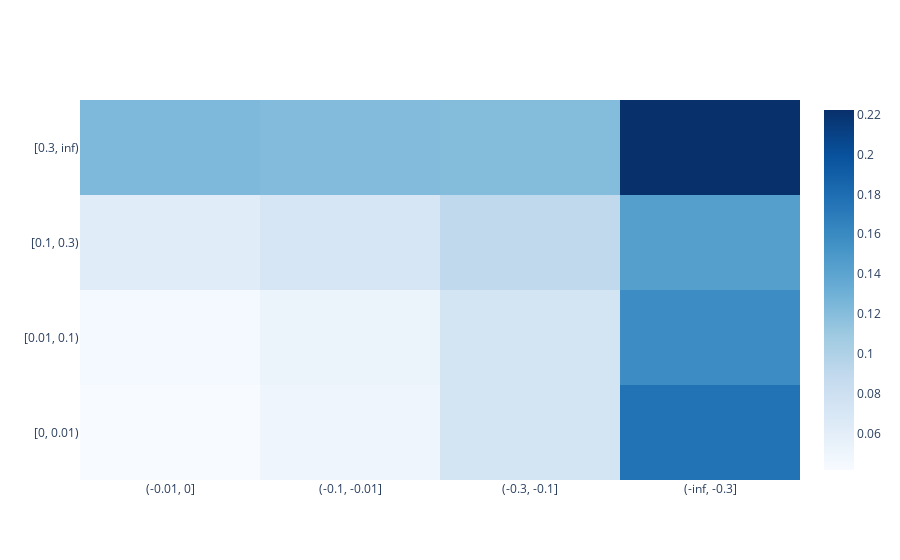

Write notebook code for a chart like this one.
### Code cell
import plotly.graph_objects as go

fig = go.Figure(data=go.Heatmap(
                   z=ct.values,
                   x=ct.columns,
                   y=ct.index,
                   colorscale='Blues'))
fig.show()

### Figure 1 — Plotly figure (JSON) as saved in the notebook; plotly's stock layout.template omitted (floating-point values rounded to 4 significant figures)
{"data": [{"colorscale": [[0, "rgb(247,251,255)"], [0.125, "rgb(222,235,247)"], [0.25, "rgb(198,219,239)"], [0.375, "rgb(158,202,225)"], [0.5, "rgb(107,174,214)"], [0.625, "rgb(66,146,198)"], [0.75, "rgb(33,113,181)"], [0.875, "rgb(8,81,156)"], [1, "rgb(8,48,107)"]], "type": "heatmap", "x": ["(-0.01, 0]", "(-0.1, -0.01]", "(-0.3, -0.1]", "(-inf, -0.3]"], "y": ["[0, 0.01)", "[0.01, 0.1)", "[0.1, 0.3)", "[0.3, inf)"], "z": [[0.04164, 0.04992, 0.07424, 0.1763], [0.04516, 0.05255, 0.07477, 0.1578], [0.0627, 0.07105, 0.08973, 0.1442], [0.1236, 0.1218, 0.1209, 0.2223]]}], "layout": {}}
